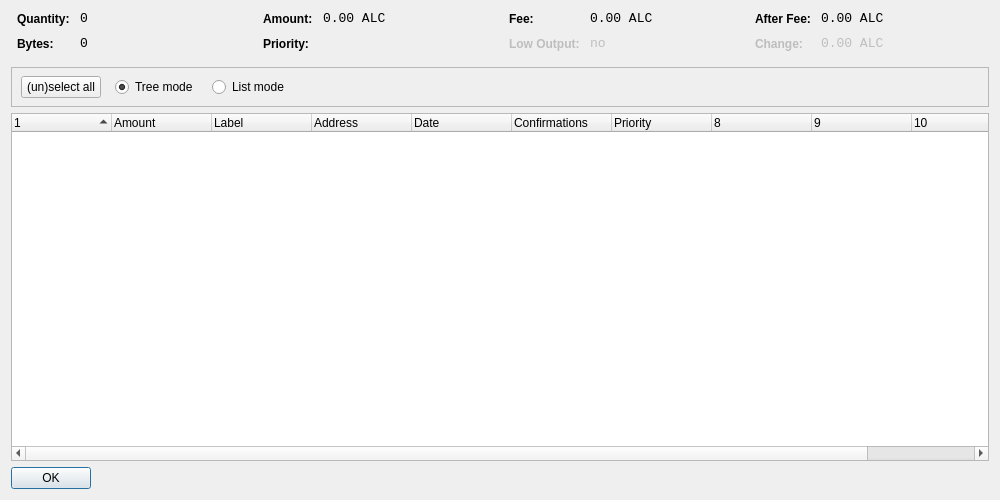
<?xml version="1.0" encoding="UTF-8"?>
<ui version="4.0">
 <class>CoinControlDialog</class>
 <widget class="QDialog" name="CoinControlDialog">
  <property name="geometry">
   <rect>
    <x>0</x>
    <y>0</y>
    <width>1000</width>
    <height>500</height>
   </rect>
  </property>
  <property name="windowTitle">
   <string>Coin Control</string>
  </property>
  <layout class="QVBoxLayout" name="verticalLayout">
   <item>
    <layout class="QHBoxLayout" name="horizontalLayoutTop" stretch="0,0,0,0">
     <property name="topMargin">
      <number>0</number>
     </property>
     <property name="bottomMargin">
      <number>10</number>
     </property>
     <item>
      <layout class="QFormLayout" name="formLayoutCoinControl1">
       <property name="horizontalSpacing">
        <number>10</number>
       </property>
       <property name="verticalSpacing">
        <number>10</number>
       </property>
       <property name="leftMargin">
        <number>6</number>
       </property>
       <property name="rightMargin">
        <number>6</number>
       </property>
       <item row="0" column="0">
        <widget class="QLabel" name="labelCoinControlQuantityText">
         <property name="styleSheet">
          <string notr="true">font-weight:bold;</string>
         </property>
         <property name="text">
          <string>Quantity:</string>
         </property>
        </widget>
       </item>
       <item row="0" column="1">
        <widget class="QLabel" name="labelCoinControlQuantity">
         <property name="font">
          <font>
           <family>Monospace</family>
           <pointsize>10</pointsize>
          </font>
         </property>
         <property name="cursor">
          <cursorShape>IBeamCursor</cursorShape>
         </property>
         <property name="contextMenuPolicy">
          <enum>Qt::ActionsContextMenu</enum>
         </property>
         <property name="text">
          <string notr="true">0</string>
         </property>
         <property name="textInteractionFlags">
          <set>Qt::LinksAccessibleByMouse|Qt::TextSelectableByKeyboard|Qt::TextSelectableByMouse</set>
         </property>
        </widget>
       </item>
       <item row="1" column="0">
        <widget class="QLabel" name="labelCoinControlBytesText">
         <property name="styleSheet">
          <string notr="true">font-weight:bold;</string>
         </property>
         <property name="text">
          <string>Bytes:</string>
         </property>
        </widget>
       </item>
       <item row="1" column="1">
        <widget class="QLabel" name="labelCoinControlBytes">
         <property name="font">
          <font>
           <family>Monospace</family>
           <pointsize>10</pointsize>
          </font>
         </property>
         <property name="cursor">
          <cursorShape>IBeamCursor</cursorShape>
         </property>
         <property name="contextMenuPolicy">
          <enum>Qt::ActionsContextMenu</enum>
         </property>
         <property name="text">
          <string notr="true">0</string>
         </property>
         <property name="textInteractionFlags">
          <set>Qt::LinksAccessibleByMouse|Qt::TextSelectableByKeyboard|Qt::TextSelectableByMouse</set>
         </property>
        </widget>
       </item>
      </layout>
     </item>
     <item>
      <layout class="QFormLayout" name="formLayoutCoinControl2">
       <property name="horizontalSpacing">
        <number>10</number>
       </property>
       <property name="verticalSpacing">
        <number>10</number>
       </property>
       <property name="leftMargin">
        <number>6</number>
       </property>
       <property name="rightMargin">
        <number>6</number>
       </property>
       <item row="0" column="0">
        <widget class="QLabel" name="labelCoinControlAmountText">
         <property name="styleSheet">
          <string notr="true">font-weight:bold;</string>
         </property>
         <property name="text">
          <string>Amount:</string>
         </property>
        </widget>
       </item>
       <item row="0" column="1">
        <widget class="QLabel" name="labelCoinControlAmount">
         <property name="font">
          <font>
           <family>Monospace</family>
           <pointsize>10</pointsize>
          </font>
         </property>
         <property name="cursor">
          <cursorShape>IBeamCursor</cursorShape>
         </property>
         <property name="contextMenuPolicy">
          <enum>Qt::ActionsContextMenu</enum>
         </property>
         <property name="text">
          <string notr="true">0.00 ALC</string>
         </property>
         <property name="textInteractionFlags">
          <set>Qt::LinksAccessibleByMouse|Qt::TextSelectableByKeyboard|Qt::TextSelectableByMouse</set>
         </property>
        </widget>
       </item>
       <item row="1" column="0">
        <widget class="QLabel" name="labelCoinControlPriorityText">
         <property name="styleSheet">
          <string notr="true">font-weight:bold;</string>
         </property>
         <property name="text">
          <string>Priority:</string>
         </property>
        </widget>
       </item>
       <item row="1" column="1">
        <widget class="QLabel" name="labelCoinControlPriority">
         <property name="font">
          <font>
           <family>Monospace</family>
           <pointsize>10</pointsize>
          </font>
         </property>
         <property name="cursor">
          <cursorShape>IBeamCursor</cursorShape>
         </property>
         <property name="contextMenuPolicy">
          <enum>Qt::ActionsContextMenu</enum>
         </property>
         <property name="text">
          <string/>
         </property>
         <property name="textInteractionFlags">
          <set>Qt::LinksAccessibleByMouse|Qt::TextSelectableByKeyboard|Qt::TextSelectableByMouse</set>
         </property>
        </widget>
       </item>
      </layout>
     </item>
     <item>
      <layout class="QFormLayout" name="formLayoutCoinControl3">
       <property name="horizontalSpacing">
        <number>10</number>
       </property>
       <property name="verticalSpacing">
        <number>10</number>
       </property>
       <property name="leftMargin">
        <number>6</number>
       </property>
       <property name="rightMargin">
        <number>6</number>
       </property>
       <item row="0" column="0">
        <widget class="QLabel" name="labelCoinControlFeeText">
         <property name="styleSheet">
          <string notr="true">font-weight:bold;</string>
         </property>
         <property name="text">
          <string>Fee:</string>
         </property>
        </widget>
       </item>
       <item row="0" column="1">
        <widget class="QLabel" name="labelCoinControlFee">
         <property name="font">
          <font>
           <family>Monospace</family>
           <pointsize>10</pointsize>
          </font>
         </property>
         <property name="cursor">
          <cursorShape>IBeamCursor</cursorShape>
         </property>
         <property name="contextMenuPolicy">
          <enum>Qt::ActionsContextMenu</enum>
         </property>
         <property name="text">
          <string notr="true">0.00 ALC</string>
         </property>
         <property name="textInteractionFlags">
          <set>Qt::LinksAccessibleByMouse|Qt::TextSelectableByKeyboard|Qt::TextSelectableByMouse</set>
         </property>
        </widget>
       </item>
       <item row="1" column="0">
        <widget class="QLabel" name="labelCoinControlLowOutputText">
         <property name="enabled">
          <bool>false</bool>
         </property>
         <property name="styleSheet">
          <string notr="true">font-weight:bold;</string>
         </property>
         <property name="text">
          <string>Low Output:</string>
         </property>
        </widget>
       </item>
       <item row="1" column="1">
        <widget class="QLabel" name="labelCoinControlLowOutput">
         <property name="enabled">
          <bool>false</bool>
         </property>
         <property name="font">
          <font>
           <family>Monospace</family>
           <pointsize>10</pointsize>
          </font>
         </property>
         <property name="cursor">
          <cursorShape>IBeamCursor</cursorShape>
         </property>
         <property name="contextMenuPolicy">
          <enum>Qt::ActionsContextMenu</enum>
         </property>
         <property name="text">
          <string notr="true">no</string>
         </property>
         <property name="textInteractionFlags">
          <set>Qt::LinksAccessibleByMouse|Qt::TextSelectableByKeyboard|Qt::TextSelectableByMouse</set>
         </property>
        </widget>
       </item>
      </layout>
     </item>
     <item>
      <layout class="QFormLayout" name="formLayoutCoinControl4">
       <property name="horizontalSpacing">
        <number>10</number>
       </property>
       <property name="verticalSpacing">
        <number>10</number>
       </property>
       <property name="leftMargin">
        <number>6</number>
       </property>
       <property name="rightMargin">
        <number>6</number>
       </property>
       <item row="0" column="0">
        <widget class="QLabel" name="labelCoinControlAfterFeeText">
         <property name="styleSheet">
          <string notr="true">font-weight:bold;</string>
         </property>
         <property name="text">
          <string>After Fee:</string>
         </property>
        </widget>
       </item>
       <item row="0" column="1">
        <widget class="QLabel" name="labelCoinControlAfterFee">
         <property name="font">
          <font>
           <family>Monospace</family>
           <pointsize>10</pointsize>
          </font>
         </property>
         <property name="cursor">
          <cursorShape>IBeamCursor</cursorShape>
         </property>
         <property name="contextMenuPolicy">
          <enum>Qt::ActionsContextMenu</enum>
         </property>
         <property name="text">
          <string notr="true">0.00 ALC</string>
         </property>
         <property name="textInteractionFlags">
          <set>Qt::LinksAccessibleByMouse|Qt::TextSelectableByKeyboard|Qt::TextSelectableByMouse</set>
         </property>
        </widget>
       </item>
       <item row="1" column="0">
        <widget class="QLabel" name="labelCoinControlChangeText">
         <property name="enabled">
          <bool>false</bool>
         </property>
         <property name="styleSheet">
          <string notr="true">font-weight:bold;</string>
         </property>
         <property name="text">
          <string>Change:</string>
         </property>
        </widget>
       </item>
       <item row="1" column="1">
        <widget class="QLabel" name="labelCoinControlChange">
         <property name="enabled">
          <bool>false</bool>
         </property>
         <property name="font">
          <font>
           <family>Monospace</family>
           <pointsize>10</pointsize>
          </font>
         </property>
         <property name="cursor">
          <cursorShape>IBeamCursor</cursorShape>
         </property>
         <property name="contextMenuPolicy">
          <enum>Qt::ActionsContextMenu</enum>
         </property>
         <property name="text">
          <string notr="true">0.00 ALC</string>
         </property>
         <property name="textInteractionFlags">
          <set>Qt::LinksAccessibleByMouse|Qt::TextSelectableByKeyboard|Qt::TextSelectableByMouse</set>
         </property>
        </widget>
       </item>
      </layout>
     </item>
    </layout>
   </item>
   <item>
    <widget class="QFrame" name="frame">
     <property name="minimumSize">
      <size>
       <width>0</width>
       <height>40</height>
      </size>
     </property>
     <property name="frameShape">
      <enum>QFrame::StyledPanel</enum>
     </property>
     <property name="frameShadow">
      <enum>QFrame::Sunken</enum>
     </property>
     <widget class="QWidget" name="horizontalLayoutWidget">
      <property name="geometry">
       <rect>
        <x>10</x>
        <y>0</y>
        <width>781</width>
        <height>41</height>
       </rect>
      </property>
      <layout class="QHBoxLayout" name="horizontalLayoutPanel" stretch="0,0,0,0,0">
       <property name="spacing">
        <number>14</number>
       </property>
       <item>
        <widget class="QPushButton" name="pushButtonSelectAll">
         <property name="sizePolicy">
          <sizepolicy hsizetype="Maximum" vsizetype="Fixed">
           <horstretch>0</horstretch>
           <verstretch>0</verstretch>
          </sizepolicy>
         </property>
         <property name="text">
          <string>(un)select all</string>
         </property>
        </widget>
       </item>
       <item>
        <widget class="QRadioButton" name="radioTreeMode">
         <property name="sizePolicy">
          <sizepolicy hsizetype="Maximum" vsizetype="Fixed">
           <horstretch>0</horstretch>
           <verstretch>0</verstretch>
          </sizepolicy>
         </property>
         <property name="text">
          <string>Tree mode</string>
         </property>
         <property name="checked">
          <bool>true</bool>
         </property>
        </widget>
       </item>
       <item>
        <widget class="QRadioButton" name="radioListMode">
         <property name="sizePolicy">
          <sizepolicy hsizetype="Maximum" vsizetype="Fixed">
           <horstretch>0</horstretch>
           <verstretch>0</verstretch>
          </sizepolicy>
         </property>
         <property name="text">
          <string>List mode</string>
         </property>
        </widget>
       </item>
       <item>
        <spacer name="horizontalSpacer">
         <property name="orientation">
          <enum>Qt::Horizontal</enum>
         </property>
         <property name="sizeHint" stdset="0">
          <size>
           <width>40</width>
           <height>20</height>
          </size>
         </property>
        </spacer>
       </item>
      </layout>
     </widget>
    </widget>
   </item>
   <item>
    <widget class="CoinControlTreeWidget" name="treeWidget">
     <property name="contextMenuPolicy">
      <enum>Qt::CustomContextMenu</enum>
     </property>
     <property name="sortingEnabled">
      <bool>false</bool>
     </property>
     <property name="columnCount">
      <number>11</number>
     </property>
     <attribute name="headerShowSortIndicator" stdset="0">
      <bool>true</bool>
     </attribute>
     <attribute name="headerStretchLastSection">
      <bool>false</bool>
     </attribute>
     <column>
      <property name="text">
       <string/>
      </property>
     </column>
     <column>
      <property name="text">
       <string>Amount</string>
      </property>
     </column>
     <column>
      <property name="text">
       <string>Label</string>
      </property>
     </column>
     <column>
      <property name="text">
       <string>Address</string>
      </property>
     </column>
     <column>
      <property name="text">
       <string>Date</string>
      </property>
     </column>
     <column>
      <property name="text">
       <string>Confirmations</string>
      </property>
      <property name="toolTip">
       <string>Confirmed</string>
      </property>
     </column>
     <column>
      <property name="text">
       <string>Priority</string>
      </property>
     </column>
     <column>
      <property name="text">
       <string/>
      </property>
     </column>
     <column>
      <property name="text">
       <string/>
      </property>
     </column>
     <column>
      <property name="text">
       <string/>
      </property>
     </column>
     <column>
      <property name="text">
       <string/>
      </property>
     </column>
    </widget>
   </item>
   <item>
    <widget class="QDialogButtonBox" name="buttonBox">
     <property name="sizePolicy">
      <sizepolicy hsizetype="Maximum" vsizetype="Fixed">
       <horstretch>0</horstretch>
       <verstretch>0</verstretch>
      </sizepolicy>
     </property>
     <property name="orientation">
      <enum>Qt::Horizontal</enum>
     </property>
     <property name="standardButtons">
      <set>QDialogButtonBox::Ok</set>
     </property>
    </widget>
   </item>
  </layout>
 </widget>
 <customwidgets>
  <customwidget>
   <class>CoinControlTreeWidget</class>
   <extends>QTreeWidget</extends>
   <header>coincontroltreewidget.h</header>
  </customwidget>
 </customwidgets>
 <resources/>
 <connections/>
</ui>
